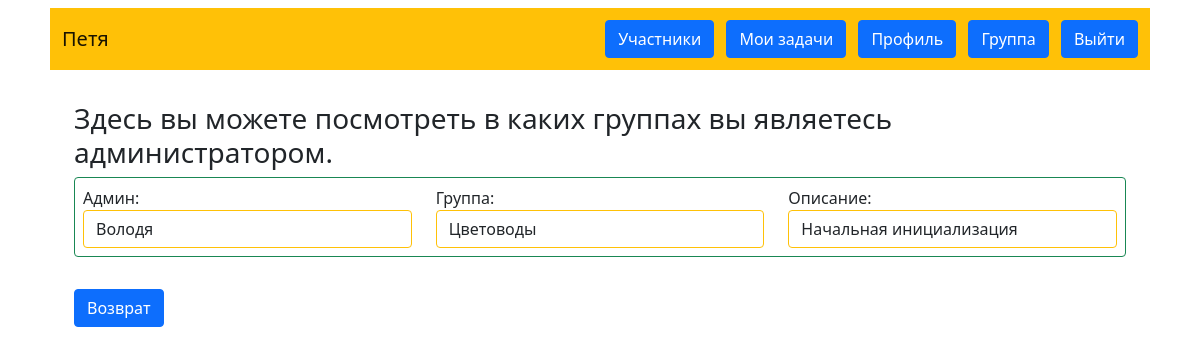
/my_groups (signed in), run on the app's committed database.
### data/users.py (models this page shows, shortened)
class User(SqlAlchemyBase, UserMixin, SerializerMixin):
    __tablename__ = 'Users'
    id = sqlalchemy.Column(sqlalchemy.Integer,
                           primary_key=True, autoincrement=True)
    login = sqlalchemy.Column(sqlalchemy.String, unique=True, nullable=False)
    group = sqlalchemy.Column(sqlalchemy.Integer,
                              sqlalchemy.ForeignKey("Groups.id"))
    email = sqlalchemy.Column(sqlalchemy.String,
                              index=True, unique=True, nullable=False)
    password = sqlalchemy.Column(sqlalchemy.String, nullable=True)

### data/groups.py (models this page shows)
class Group(SqlAlchemyBase):
    __tablename__ = 'Groups'
    id = sqlalchemy.Column(sqlalchemy.Integer,
                           primary_key=True, autoincrement=True)
    group_admin = sqlalchemy.Column(sqlalchemy.Integer,
                                    sqlalchemy.ForeignKey("Users.id"))
    group_name = sqlalchemy.Column(sqlalchemy.String, unique=True,
                                   nullable=False)
    description = sqlalchemy.Column(sqlalchemy.String, nullable=False)

### main.py (the view)
@app.route("/my_groups", methods=['GET', 'POST'])
def my_groups():
    db_sess = db_session.create_session()
    group_list = []
    groups = db_sess.query(GroupMember).filter(GroupMember.member == current_user.id).all()
    for row in groups:
        group = db_sess.query(Group).filter(Group.id == row.members_group).first()
        admin = db_sess.query(User).get(group.group_admin).login
        if not group.description:
            group.description = 'None'
        cor = (group.group_name, admin, group.description)
        group_list.append(cor)
    return render_template('my_groups.html', group_list=group_list)

### data/db_session.py (called while the page is built)
def create_session() -> Session:
    global __factory
    return __factory()

### main.py (called while the page is built)
@login_manager.user_loader
def load_user(user_id):
    db_sess = db_session.create_session()
    return db_sess.query(User).get(user_id)

### templates/my_groups.html (shortened to what this page needs)
{% extends "base.html" %}
{% block content %}
<h3>Здесь вы можете посмотреть в каких группах вы являетесь администратором.</h3>
{% for group in group_list%}
<div class="my-2 p-2 border rounded border-success">
    <div class="m4 row justify-content-around">
        <div class="col-12 col-md-4">
            <div>Админ:</div>
            <div class="form-control border border-warning">{{ group[1] }}</div>
        </div>
        <div class="col-12 col-md-4">
            <div>Группа:</div>
            <div class="form-control border border-warning">{{ group[0] }}</div>
        </div>
        <div class="col-12 col-md-4">
            <div>Описание:</div>
            <div class="form-control border border-warning">{{ group[2] }}</div>
        </div>
    </div>
</div>
{% endfor %}
<a class="m4 btn btn-primary" id="cancel" href="/profile">Возврат</a>
{% endblock %}

### templates/base.html (shortened to what this page needs)
<!doctype html>
<html lang="ru" xmlns="http://www.w3.org/1999/html">
<head>
    <link href="https://cdn.jsdelivr.net/npm/bootstrap@5.1.3/dist/css/bootstrap.min.css" rel="stylesheet"
>
</head>
<body>
<header class="container">
    <nav class="m-2 p-2 navbar navbar-light bg-warning">
        <div><a class="m-1 navbar-brand" href="/index">{{ current_user.login }}</a></div>
        {% if current_user.is_authenticated %}
        <div>
            <a class="m-1 btn btn-primary " href="/members/{{ current_user.group }}">Участники</a>
            <a class="m-1 btn btn-primary " href="/my_tasks">Мои задачи</a>
            <a class="m-1 btn btn-primary " href="/profile">Профиль</a>
            <a class="m-1 btn btn-primary" href="/my_groups">Группа</a>
            <a class="m-1 btn btn-primary" href="/logout">Выйти</a></div>
        {% else %}
        <div>
            <a class="m-1 btn btn-primary " href="/register">Зарегистрироваться</a>
            <a class="m-1 btn btn-success" href="/login">Войти</a>
        </div>
        {% endif %}
    </nav>
</header>
<main role="main" class="container">
    <div class="p-3 m-3">
        {% block content %}{% endblock %}
    </div>
</main>
</body>
</html>

### data on the page
User: login "Петя"
User: login "Володя"
Group: group_name "Цветоводы", description "Начальная инициализация"
